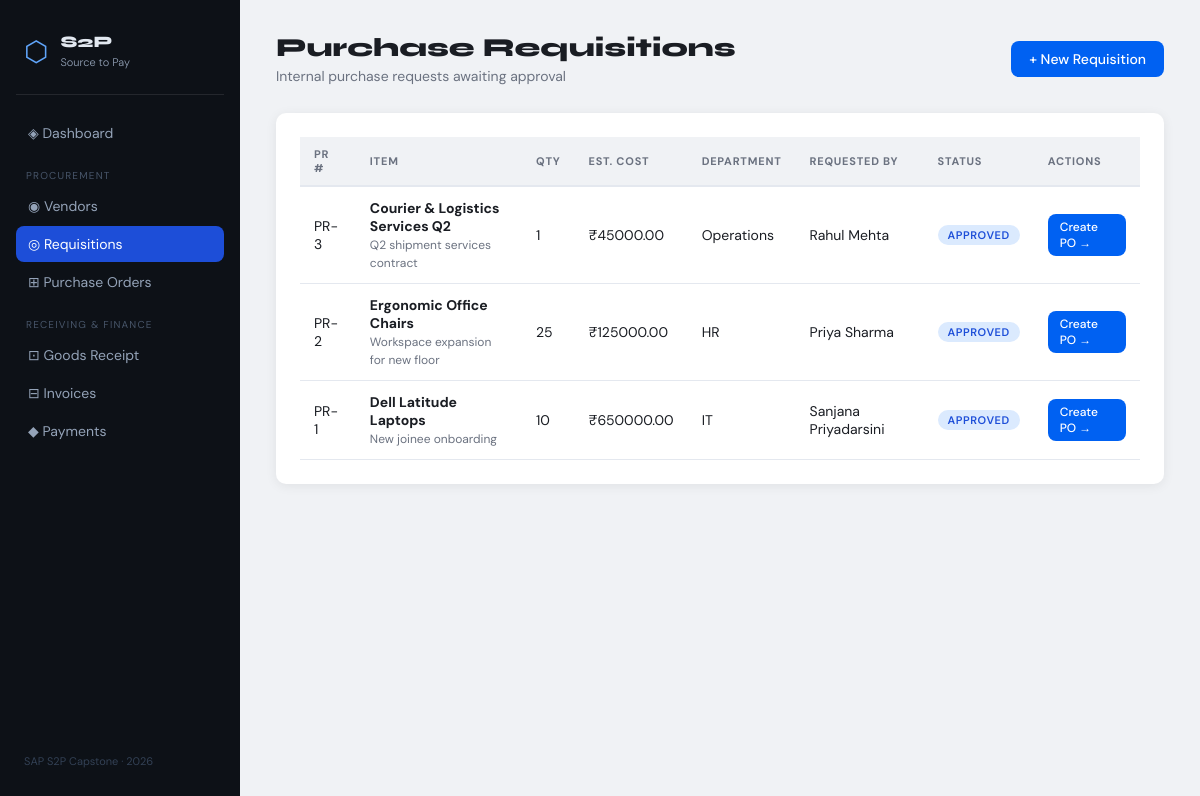
/requisitions, run on the app's committed database.
### tables this page shows
CREATE TABLE requisitions (
            id              INTEGER PRIMARY KEY AUTOINCREMENT,
            item_name       TEXT NOT NULL,
            quantity        INTEGER NOT NULL,
            estimated_cost  REAL NOT NULL,
            department      TEXT NOT NULL,
            requested_by    TEXT NOT NULL,
            reason          TEXT,
            status          TEXT DEFAULT 'Pending',
            created_at      TEXT DEFAULT (datetime('now'))
        );

### app.py (the view)
@app.route("/requisitions")
def requisitions():
    conn = get_db()
    reqs = conn.execute("SELECT * FROM requisitions ORDER BY created_at DESC").fetchall()
    conn.close()
    return render_template("requisitions.html", requisitions=reqs)

### app.py (called while the page is built)
def get_db():
    conn = sqlite3.connect(DB_PATH)
    conn.row_factory = sqlite3.Row
    return conn

### templates/requisitions.html
{% extends "base.html" %}
{% block content %}
<div class="page-header">
    <div>
        <h1>Purchase Requisitions</h1>
        <p class="subtitle">Internal purchase requests awaiting approval</p>
    </div>
    <a href="/requisitions/add" class="btn btn-primary">+ New Requisition</a>
</div>
<div class="section-card">
    {% if requisitions %}
    <table class="data-table">
        <thead>
            <tr>
                <th>PR #</th><th>Item</th><th>Qty</th><th>Est. Cost</th>
                <th>Department</th><th>Requested By</th><th>Status</th><th>Actions</th>
            </tr>
        </thead>
        <tbody>
            {% for r in requisitions %}
            <tr>
                <td>PR-{{ r.id }}</td>
                <td>
                    <strong>{{ r.item_name }}</strong><br>
                    <small>{{ r.reason }}</small>
                </td>
                <td>{{ r.quantity }}</td>
                <td>₹{{ "%.2f"|format(r.estimated_cost) }}</td>
                <td>{{ r.department }}</td>
                <td>{{ r.requested_by }}</td>
                <td><span class="badge badge-{{ r.status|lower }}">{{ r.status }}</span></td>
                <td>
                    {% if r.status == 'Pending' %}
                    <a href="/requisitions/approve/{{ r.id }}" class="btn btn-sm btn-success">✓ Approve</a>
                    <a href="/requisitions/reject/{{ r.id }}"  class="btn btn-sm btn-danger">✗ Reject</a>
                    {% elif r.status == 'Approved' %}
                    <a href="/purchase-orders/add" class="btn btn-sm btn-primary">Create PO →</a>
                    {% endif %}
                </td>
            </tr>
            {% endfor %}
        </tbody>
    </table>
    {% else %}
    <p class="empty-msg">No requisitions yet. <a href="/requisitions/add">Create one →</a></p>
    {% endif %}
</div>
{% endblock %}

### static/css/style.css (style rules this page uses)
:root { --bg: #f0f2f5; --sidebar-bg: #0d1117; --sidebar-w: 240px; --card-bg: #ffffff; --border: #e4e8ef; --text: #1a1d23; --muted: #6b7280; --accent: #0061f2; --success: #16a34a; --warning: #d97706; --danger: #dc2626; --purple: #7c3aed; --teal: #0891b2; --radius: 10px; --shadow: 0 2px 12px rgba(0,0,0,0.07); }
*, *::before, *::after { box-sizing: border-box; margin: 0; padding: 0; }
body { font-family: 'DM Sans', sans-serif; background: var(--bg); color: var(--text); display: flex; min-height: 100vh; }
a { text-decoration: none; color: inherit; }
.page-header { display: flex; align-items: center; justify-content: space-between; margin-bottom: 28px; }
.page-header h1 { font-family: 'Syne', sans-serif; font-size: 26px; font-weight: 800; }
.subtitle { color: var(--muted); font-size: 14px; margin-top: 4px; }
.section-card { background: var(--card-bg); border-radius: var(--radius); padding: 24px; box-shadow: var(--shadow); margin-bottom: 24px; }
.data-table { width: 100%; border-collapse: collapse; font-size: 14px; }
.data-table th { background: var(--bg); padding: 10px 14px; text-align: left; font-size: 11px; text-transform: uppercase; letter-spacing: 0.07em; color: var(--muted); border-bottom: 2px solid var(--border); }
.data-table td { padding: 12px 14px; border-bottom: 1px solid var(--border); vertical-align: middle; }
.data-table small { color: var(--muted); font-size: 12px; }
.badge { display: inline-block; padding: 3px 10px; border-radius: 20px; font-size: 11px; font-weight: 600; text-transform: uppercase; letter-spacing: 0.05em; }
.badge-approved { background: #dbeafe; color: #1d4ed8; }
.btn { display: inline-flex; align-items: center; gap: 6px; padding: 9px 18px; border-radius: 8px; border: none; cursor: pointer; font-family: 'DM Sans', sans-serif; font-size: 14px; font-weight: 500; transition: all 0.15s; text-decoration: none; }
.btn-primary { background: var(--accent); color: #fff; }
.btn-sm { padding: 5px 12px; font-size: 12px; }

### data on the page
requisitions: id "3", item_name "Courier & Logistics Services Q2", reason "Q2 shipment services contract", quantity "1", estimated_cost "45000.00", department "Operations", requested_by "Rahul Mehta", status "APPROVED", shows "Create PO →"
requisitions: id "2", item_name "Ergonomic Office Chairs", reason "Workspace expansion for new floor", quantity "25", estimated_cost "125000.00", department "HR", requested_by "Priya Sharma", status "APPROVED", shows "Create PO →"
requisitions: id "1", item_name "Dell Latitude Laptops", reason "New joinee onboarding", quantity "10", estimated_cost "650000.00", department "IT", requested_by "Sanjana Priyadarsini", status "APPROVED", shows "Create PO →"
